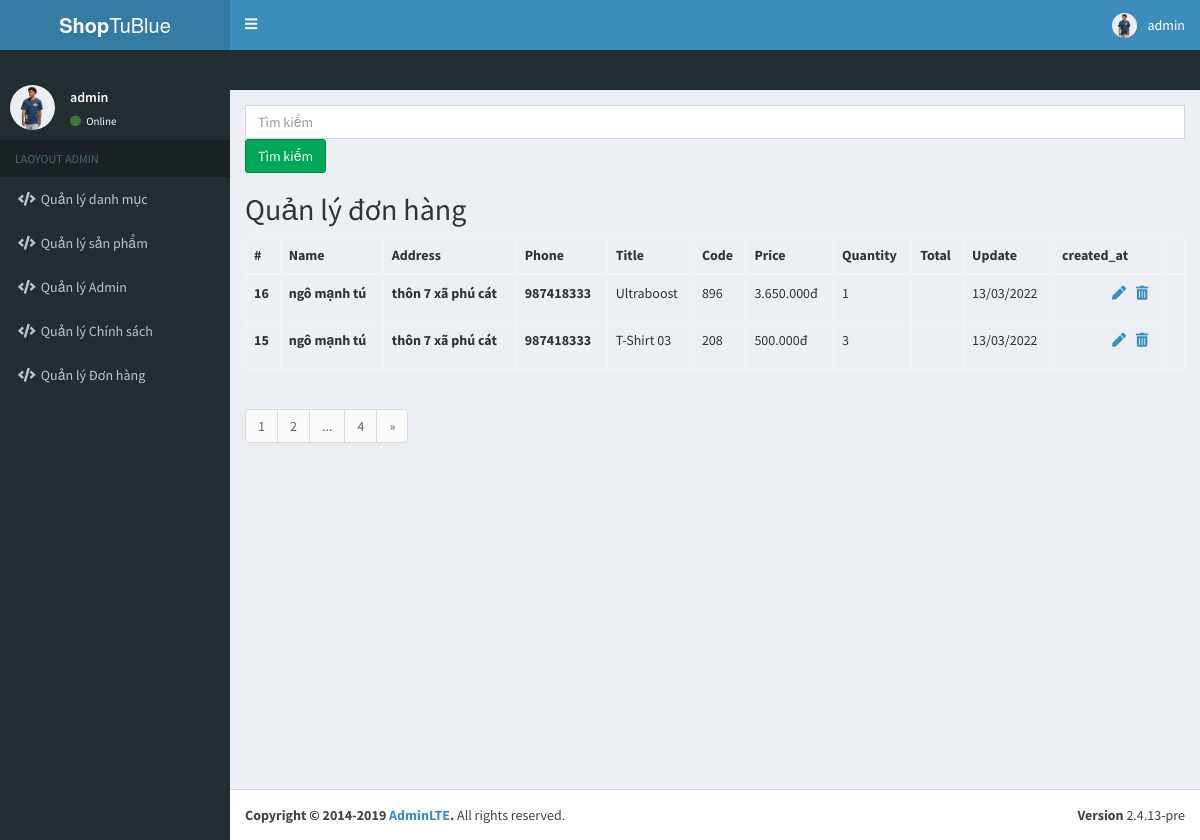
The page /Backend/index.php?controller=product&action=payMent (signed in) on the database its author committed.
### tables this page shows
CREATE TABLE `user_customer` (
  `id` int(11) NOT NULL,
  `user_id` int(11) NOT NULL,
  `name` varchar(255) NOT NULL,
  `address` text NOT NULL,
  `phone` int(11) NOT NULL,
  `code` int(11) NOT NULL,
  `title` varchar(255) NOT NULL,
  `price` int(11) NOT NULL,
  `quantity` int(8) NOT NULL,
  `total` int(11) NOT NULL,
  `updated_at` datetime NOT NULL DEFAULT current_timestamp(),
  `create_at` timestamp NOT NULL DEFAULT current_timestamp()
);

### Backend/controllers/Controller.php (called while the page is built, shortened)
<?php
class Controller {
    public function render($view_path,$variables=[]){
        extract($variables);
        require_once "$view_path";
        $render_view = ob_get_clean();
        return $render_view;
    }
}

### Backend/controllers/ProductController.php (called while the page is built, shortened)
<?php
require_once "controllers/Controller.php";
require_once  "models/Product.php";
require_once "models/Pagination.php";
class ProductController extends  Controller{
    public function payMent(){
        $payments = new Product();
        $query_str = '';
        $countId = $payments->count_Id();
        $params = [
            'limit' => 2,
            'total' => $countId,
            'controller' =>'product',
            'action'=>'payMent',
            'query_string'=> 'page',
            'query_additional' => $query_str,
            'page'=> isset($_GET['page'])?$_GET['page']:1,
            'full_mode'=> false
        ];
        $pays = $payments->payment($params);
        $paginations = new Pagination2($params);
        $pagination = $paginations->getPagination($params);
        $this->content = $this->render('views/products/payment.php',
        ['pays'=>$pays, 'pages'=>$pagination]);
        require_once "views/layouts/main.php";
    }
}

### Backend/index.php (called while the page is built, shortened)
    <?php
$action = isset($_GET['action'])? $_GET['action'] : "index";
$obj = new $controller;
$obj->$action();

### Backend/models/Model.php (called while the page is built, shortened)
<?php
class Model{
     public function __construct(){
         try {
             $this->connection = new PDO(Database::DB_DSN,Database::DB_USERNAME,Database::DB_PASSWORD);
         }catch (Exception $e){
             die("không tồn tại:" . $e->getMessage() );
         }
     }
}

### Backend/models/Product.php (called while the page is built, shortened)
<?php
require_once "models/Model.php";
class Product extends Model {
    public $str_search1 = '';
    public function payment($params=[]){
        $limit = $params['limit'];
        $page = $params['page'];
        $start = ($page - 1)*$limit;
        $sql_select = $this->connection->prepare("SELECT *
         FROM user_customer where true $this->str_search1 order by create_at desc
          limit $start, $limit ");
        $sql_select->execute();
        return $sql_select->fetchAll(PDO::FETCH_ASSOC);
    }
    public function count_Id(){
        $sql_select = $this->connection->prepare("SELECT COUNT(id) FROM user_customer");
        $sql_select->execute();
       return $sql_select->fetchColumn();
    }
}

### Backend/views/products/payment.php (the view, shortened to what this page needs)
<form method="GET" action="">
    <input type="text" name="title" class=" form-control" placeholder="Tìm kiếm"
        value="<?php echo isset($_GET['title']) ? $_GET['title'] : '' ?>">
    <input type="submit" name="submit" value="Tìm kiếm" class="btn btn-success">
</form>
<h2>Quản lý đơn hàng</h2>
<table class="table table-bordered">
    <thead>
        <tr>
            <th scope="col">#</th>
            <th scope="col">Name</th>
            <th scope="col">Address</th>
            <th scope="col">Phone</th>
            <th scope="col">Title</th>
            <th scope="col">Code</th>
            <th scope="col">Price</th>
            <th scope="col">Quantity</th>
            <th scope="col">Total</th>
            <th scope="col">Update</th>
            <th scope="col">created_at</th>
            <th scope="col"></th>
        </tr>
    </thead>
    <tbody>
        <?php foreach ($pays as $pay) :?>
        <tr>
            <th><?php echo $pay['id'];?></th>
            <th><?php echo $pay['name'];?></th>
            <th><?php echo $pay['address'];?></th>
            <th><?php echo $pay['phone'];?></th>
            <td><?php echo $pay['title'];?></td>
            <td><?php echo $pay['code'];?></td>
            <td><?php echo number_format($pay['price'],'0','.','.');?>đ</td>
            <td><?php echo $pay['quantity'] ?></td>
            <td><?php echo $pay['total_gate'] ?></td>
            <td><?php echo date('d/m/Y',strtotime($pay['updated_at']));?> </td>
            <td>
                <div class="icon">
                    <ul>
                        <li><a href="index.php?controller=product&action=updatepay&id=<?php echo $pay['id'];?>"><i
                                    class="fas fa-pen"></i></a></li>
                        <a href="index.php?controller=product&action=deletepay&id=<?php echo $pay['id'];?>"
                            onclick="return confirm('Are you sure ?')"><i class="fas fa-trash-alt"></i></a></li>
                    </ul>
                </div>
            </td>
            <?php endforeach; ?>
        </tr>
    </tbody>
</table>
<?php echo $pages ;?>

### Backend/assets/css/style.css (style rules this page uses)
:root { --success: green; --error: rgb(253, 16, 16); --success-light: rgba(0, 128, 0, 0.4); --error-light: rgba(243, 16, 16, 0.4); }
.icon ul { list-style: none; display: flex; }
.icon ul li { margin: 0 10px; }

### rows shown on the page
user_customer: id "16", name "ngô mạnh tú", address "thôn 7 xã phú cát", phone "987418333", title "Ultraboost", code "896", price "3.650.000", quantity "1", updated_at "13/03/2022"
user_customer: id "15", name "ngô mạnh tú", address "thôn 7 xã phú cát", phone "987418333", title "T-Shirt 03", code "208", price "500.000", quantity "3", updated_at "13/03/2022"

### other values the page prints
$username "admin"
